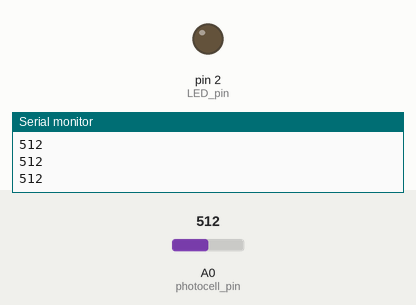
This sketch was run on a simulated Arduino Uno, built with avr-gcc and run on an emulated ATmega328P. On the bench: output pins drawn as LEDs (lit = HIGH), the last lines printed to the serial monitor. Inputs (shaded band) come from the test bench; at power-on: A0 (photocell_pin) = 512.

Above: at 1.2 s.
1.3 s: A0 (photocell_pin) set to 107
2.8 s: A0 (photocell_pin) set to 93
At 3.7 s:
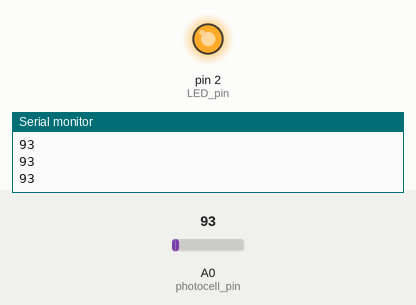
4.3 s: A0 (photocell_pin) set to 110
At 4.8 s:
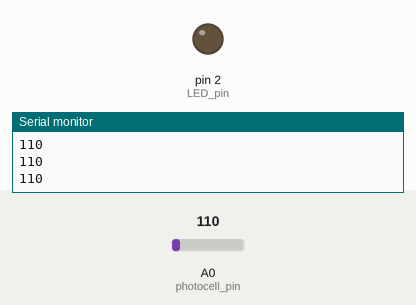
5.8 s: A0 (photocell_pin) set to 90
At 7.2 s:
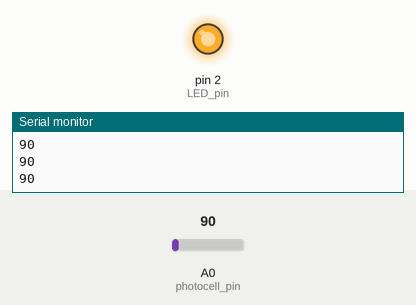
Timing chart, 0 to 8.3 s (numbered marks = the images above; inputs shaded):
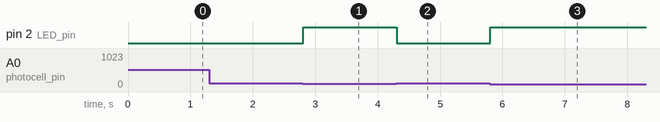

Measured:
- the behaviour switches between 100 and 99 on A0 (photocell_pin) (found by bisection; images 0 and 1)
- after the input at 2.8 s, pin 2 (LED_pin): LOW → HIGH at once
- after the input at 4.3 s, pin 2 (LED_pin): HIGH → LOW at once
- after the input at 5.8 s, pin 2 (LED_pin): LOW → HIGH at once

The sketch:

night_light.ino
```cpp
void setup() {
  // put your setup code here, to run once:
  Serial.begin(9600);

  pinMode(A0, INPUT); // photocell pin
  pinMode(2, OUTPUT); // LED pin

}

void loop() {
  // put your main code here, to run repeatedly:
  int photoValue = analogRead(A0);
  Serial.println(photoValue);

  if (photoValue < 100) { // check serial monitor to tune this value
    digitalWrite(2, HIGH);
  }
  else {
    digitalWrite(2, LOW);
  }
}
```
